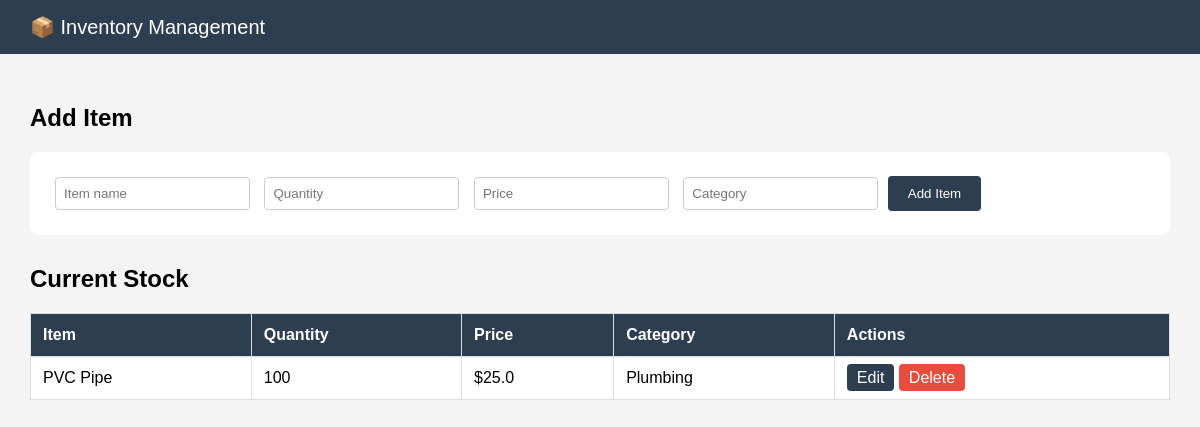
The page /inventory on the database as committed earlier.
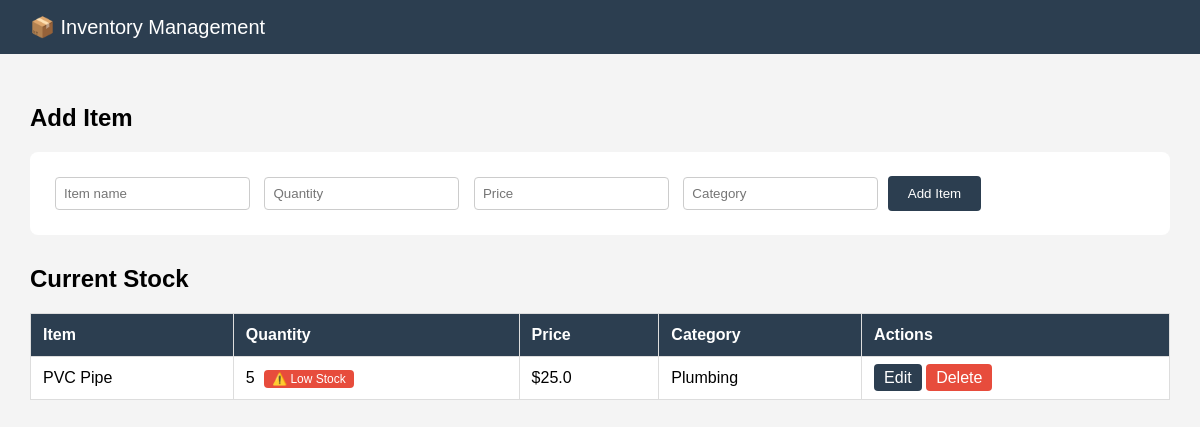
The same page on the database as committed later.
### app.py (models this page shows, shortened)
class InventoryItem(db.Model):
    id = db.Column(db.Integer, primary_key=True)
    name = db.Column(db.String(100), nullable=False)
    quantity = db.Column(db.Integer, nullable=False)
    price = db.Column(db.Float, nullable=False)
    category = db.Column(db.String(50))

### app.py (the view)
@app.route('/inventory')
def inventory():
    items = InventoryItem.query.all()
    return render_template('inventory.html', items=items)

### templates/inventory.html (shortened to what this page needs)
<!DOCTYPE html>
<html>
<head>
</head>
<body>
    <div class="navbar">📦 Inventory Management</div>
    <div class="container">
        <h2>Add Item</h2>
        <form method="POST" action="/inventory/add">
            <input type="text" name="name" placeholder="Item name" required>
            <input type="number" name="quantity" placeholder="Quantity" required>
            <input type="number" name="price" placeholder="Price" step="0.01" required>
            <input type="text" name="category" placeholder="Category">
            <button type="submit">Add Item</button>
        </form>
        <h2>Current Stock</h2>
        <table>
            <tr>
                <th>Item</th>
                <th>Quantity</th>
                <th>Price</th>
                <th>Category</th>
                <th>Actions</th>
            </tr>
            {% for item in items %}
            <tr>
                <td>{{ item.name }}</td>
                <td>
                    {{ item.quantity }}
                    {% if item.quantity < 10 %}
                    <span style="background:#e74c3c; color:white;
                        padding:2px 8px; border-radius:4px;
                        font-size:12px; margin-left:5px;">
                        ⚠️ Low Stock
                    </span>
                    {% endif %}
                </td>
                <td>${{ item.price }}</td>
                <td>{{ item.category }}</td>
                <td>
                    <a href="/inventory/edit/{{ item.id }}"
                       style="background:#2c3e50; color:white;
                       padding:5px 10px; border-radius:4px;
                       text-decoration:none;">Edit</a>
                    <a href="/inventory/delete/{{ item.id }}"
                       style="background:#e74c3c; color:white;
                       padding:5px 10px; border-radius:4px;
                       text-decoration:none;"
                       onclick="return confirm('Delete this item?')">
                       Delete</a>
                </td>
            </tr>
            {% endfor %}
        </table>
    </div>
</body>
</html>

### templates/inventory.html (style rules this page uses)
body { font-family: Arial; margin: 0; background: #f4f4f4; }
.navbar { background: #2c3e50; color: white; padding: 15px 30px; font-size: 20px; }
.container { padding: 30px; }
form { background: white; padding: 20px; border-radius: 8px; margin-bottom: 30px; }
input { padding: 8px; margin: 5px; border: 1px solid #ccc; border-radius: 4px; }
button { background: #2c3e50; color: white; padding: 10px 20px; border: none; border-radius: 4px; cursor: pointer; }
table { width: 100%; border-collapse: collapse; background: white; }
th, td { padding: 12px; border: 1px solid #ddd; text-align: left; }
th { background: #2c3e50; color: white; }

Rows that differ between the two databases and show on the page:
changed InventoryItem "PVC Pipe": quantity "100" → "5"; now shows "⚠️ Low Stock"
